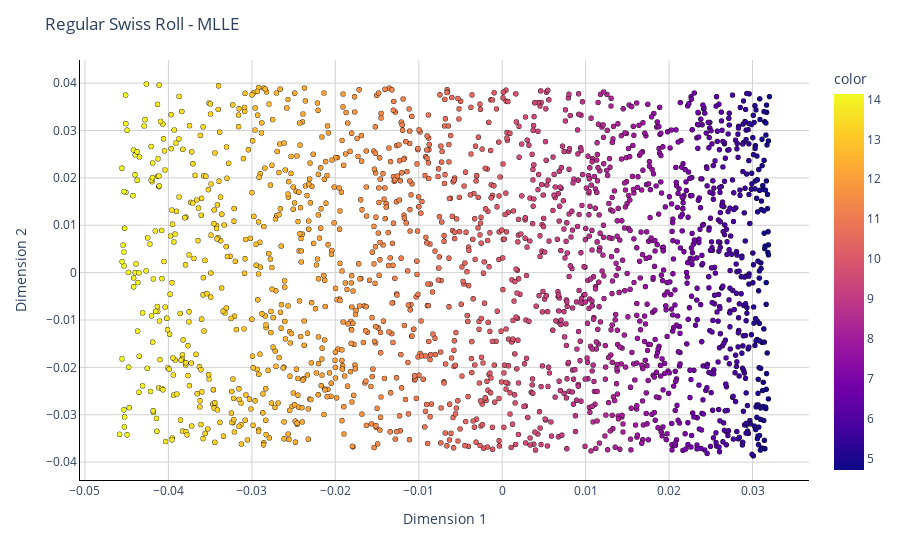

Notebook code for this chart:
### Markdown cell above
### **Modified LLE on a regular swiss roll**

### Code cell
mlle_res=run_lle(num_neighbors=30, dims=2, mthd='modified', data=X)
Plot2D(mlle_res, y, 'Regular Swiss Roll - MLLE')

### Figure 1 — Plotly figure (JSON) as saved in the notebook; plotly's stock layout.template omitted (floating-point values rounded to 4 significant figures; data arrays with more than 128 entries replaced by an {"elided": "..."} marker saying what was removed)
{"data": [{"hovertemplate": "Dimension 1=%{x}<br>Dimension 2=%{y}<br>color=%{marker.color}<extra></extra>", "legendgroup": "", "marker": {"color": {"elided": "2000 float values"}, "coloraxis": "coloraxis", "line": {"color": "black", "width": 0.3}, "opacity": 1, "size": 5, "symbol": "circle"}, "mode": "markers", "name": "", "showlegend": false, "type": "scattergl", "x": {"elided": "2000 float values"}, "xaxis": "x", "y": {"elided": "2000 float values"}, "yaxis": "y"}], "layout": {"autosize": true, "coloraxis": {"colorbar": {"title": {"text": "color"}}, "colorscale": [[0, "#0d0887"], [0.1111, "#46039f"], [0.2222, "#7201a8"], [0.3333, "#9c179e"], [0.4444, "#bd3786"], [0.5556, "#d8576b"], [0.6667, "#ed7953"], [0.7778, "#fb9f3a"], [0.8889, "#fdca26"], [1, "#f0f921"]]}, "legend": {"tracegroupgap": 0}, "margin": {"t": 60}, "plot_bgcolor": "white", "title": {"text": "Regular Swiss Roll - MLLE"}, "xaxis": {"anchor": "y", "autorange": true, "domain": [0, 1], "gridcolor": "lightgrey", "gridwidth": 1, "linecolor": "black", "linewidth": 1, "range": [-0.05073, 0.0369], "showgrid": true, "showline": true, "title": {"text": "Dimension 1"}, "type": "linear", "zeroline": true, "zerolinecolor": "lightgrey", "zerolinewidth": 1}, "yaxis": {"anchor": "x", "autorange": true, "domain": [0, 1], "gridcolor": "lightgrey", "gridwidth": 1, "linecolor": "black", "linewidth": 1, "range": [-0.04446, 0.04557], "showgrid": true, "showline": true, "title": {"text": "Dimension 2"}, "type": "linear", "zeroline": true, "zerolinecolor": "lightgrey", "zerolinewidth": 1}}}
